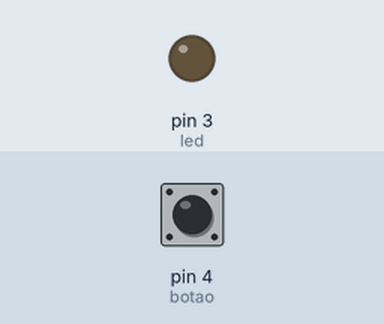
A sketch run on a simulated Arduino Uno, built with avr-gcc and run on an emulated ATmega328P. On the bench: output pins drawn as LEDs (lit = HIGH). Dashed ring = blinking. The inputs (shaded band) are chosen by the test bench; at power-on: pin 4 (botao) LOW. What the sketch prints to the serial monitor is not drawn.

Above: at 1.2 s.
1.3 s: pin 4 (botao) pulled HIGH for 1 s
At 1.55 s:
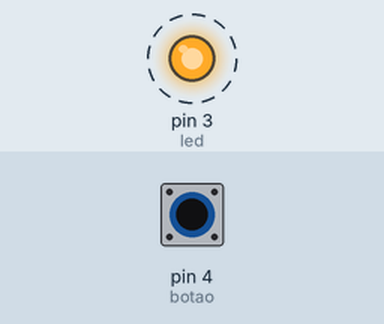
4.3 s: pin 4 (botao) pulled HIGH for 3.2 s
At 8.3 s:
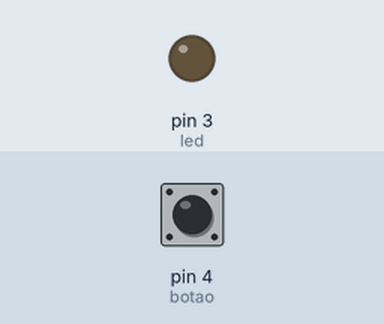
Timing chart, 0 to 9.8 s (numbered marks = the images above; inputs shaded):
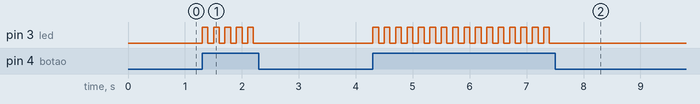

Measured:
- after the input at 1.3 s, pin 3 (led): alternates HIGH for 0.10 s and LOW for 0.10 s, 10 changes in all, then stays LOW, starting at once
- after the input at 4.3 s, pin 3 (led): alternates HIGH for 0.10 s and LOW for 0.10 s, 32 changes in all, then stays LOW, starting at once

The sketch:

BotaoLedPisca.ino
```cpp
int led = 3;
int botao = 4;
void setup() {
  pinMode(led,OUTPUT);
  pinMode(botao,INPUT);
  Serial.begin(9600);
}

void loop() {
int Status_Botao = digitalRead(botao);
  if (Status_Botao == HIGH){
     digitalWrite(led,HIGH);
     delay(100);
     digitalWrite(led,LOW);
     delay(100);
  }else{
     digitalWrite(led,LOW);
  }
Serial.println(Status_Botao);
}
```
